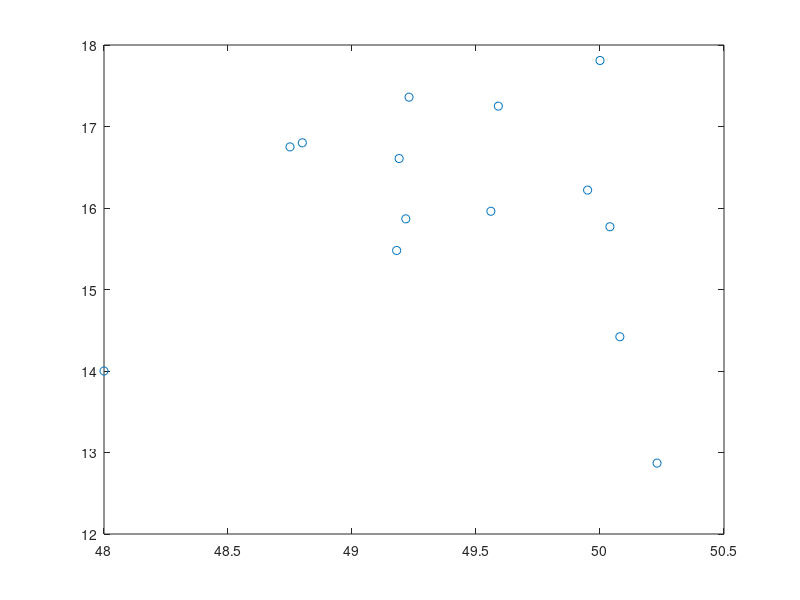

This chart was generated by the following MATLAB code: (Note: this script raises an error after producing the figure.)
close all;
clear all;
clc;

x = [ 50.23 50.08 50.04 49.95  48 49.18 49.56 48.7997 48.75 49.23 50 49.59 49.19 49.217]; 
y = [ 12.87 14.42 15.77 16.22 14 15.479 15.96 16.80 16.75 17.36 17.81 17.25 16.607 15.867];
plot(x,y,'o');

load('travel_data.mat');
t_max = 10000;
t_min = 0.001;
cities = 14;
s = 1:cities;
t = t_max;
alfa = 0.999;
i = 1;
while (t>t_min)
    s_c = NewState(s); 
    delta_E = Energy(s_c,distances) - Energy(s,distances);
    if delta_E<=0
        s = s_c;
    else
        P = exp(-delta_E/t);
        if rand <= P
            s=s_c;
        end
    end
    t = DecreaseTemprature(t,alfa);
    e_plot(i) = Energy(s,distances);
    i = i + 1;
end


figure;
plot(e_plot);
xlabel('Iterations');
ylabel('Energy');
grid on;

hold on
for i=1:length(x)
    k = mod(i - 1,length(x)) + 1;
    j=mod(i,length(x))+1;
    plot([x(s(k)),x(s(j))],[y(s(k)),y(s(j))]);
end
hold off

figure;
hold on
for i = 1:cities
    j = mod(i,cities)+1;
    plot([x(i),x(j)],[y(i),y(j)]);
end
hold off